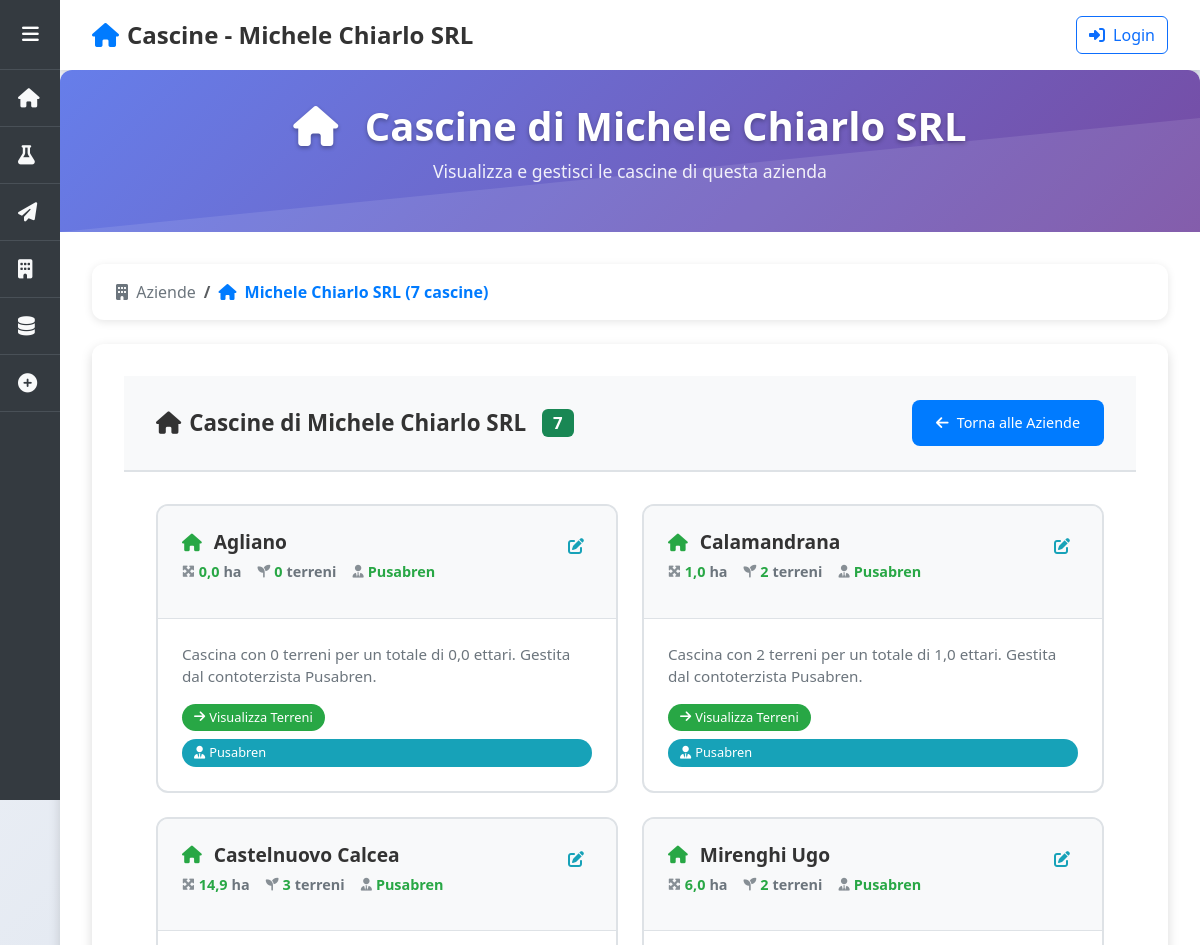
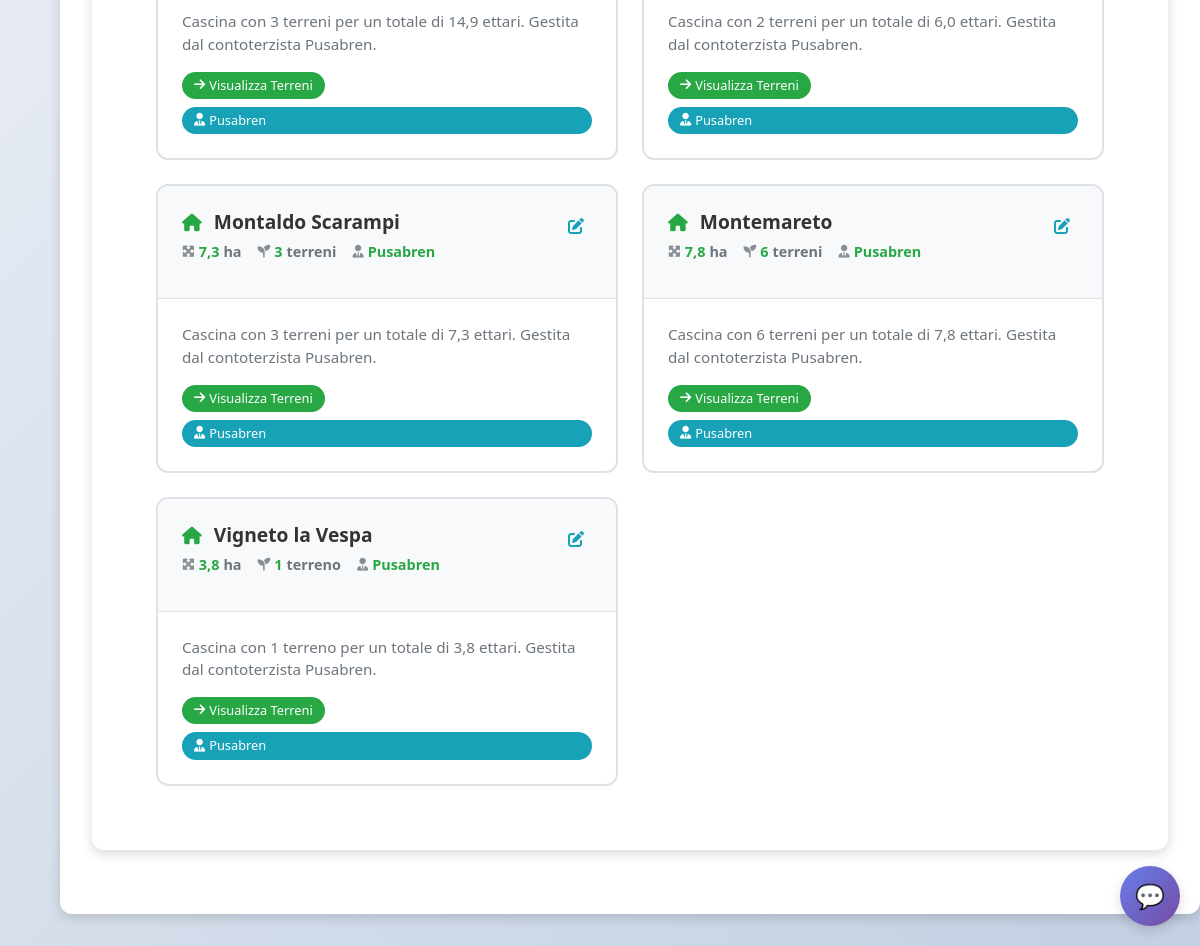
Page /aziende/7/cascine/ on the committed database (2 pictures, top to bottom).
### domenico/models.py (models this page shows, shortened)
class Cliente(models.Model):
    nome = models.CharField(max_length=200)
    creato_il = models.DateTimeField(auto_now_add=True)

class Contoterzista(models.Model):
    nome = models.CharField(max_length=200)
    email = models.EmailField(blank=True)
    class Meta:
        verbose_name = "Contoterzista"
        verbose_name_plural = "Contoterzisti"

class Cascina(models.Model):
    nome = models.CharField(max_length=200)
    cliente = models.ForeignKey(Cliente, on_delete=models.CASCADE, related_name='cascine')
    contoterzista = models.ForeignKey(
        Contoterzista,
        on_delete=models.SET_NULL,
        null=True,
        blank=True,
        related_name='cascine',
        help_text="Contoterzista responsabile per questa cascina (opzionale)"
    )

### domenico/views.py (the view)
# urls.py: path('aziende/<int:cliente_id>/cascine/', views.aziende_cascine, name='aziende_cascine'),
def aziende_cascine(request, cliente_id):
    from django.db.models import Sum, Count, Q
    from django.db.models.functions import Lower
    search_query = request.GET.get('search', '').strip()
    cliente = get_object_or_404(Cliente, id=cliente_id)
    cascine = cliente.cascine.prefetch_related(
        'terreni', 'contoterzista'
    ).annotate(
        superficie_totale=Sum('terreni__superficie')
    )
    if search_query:
        cascine = cascine.filter(
            nome__icontains=search_query
        )
    cascine = cascine.order_by(Lower('nome'))
    cascine_data = []
    for cascina in cascine:
        cascina_dict = {
            'id': cascina.id,
            'nome': cascina.nome,
            'superficie_totale': cascina.superficie_totale or 0,
            'terreni_count': cascina.terreni.count(),
            'contoterzista': cascina.contoterzista,
            'terreni': list(cascina.terreni.all().order_by(Lower('nome')))
        }
        cascine_data.append(cascina_dict)
    context = {
        'cliente': cliente,
        'cascine_data': cascine_data,
        'search_query': search_query,
        'total_count': len(cascine_data),
        'breadcrumb_level': 'cascine'
    }
    return render(request, 'aziende_cascine.html', context)

### domenico/templates/aziende_cascine.html (shortened to what this page needs)
{% extends 'base.html' %}
{% load aziende_extras %}
{% block page_title %}Cascine - {{ cliente.nome }}{% endblock %}
{% block page_icon %}<i class="fas fa-home"></i>{% endblock %}
{% block content %}
<div class="page-header">
    <div class="page-header-content">
        <h1>
            <i class="fas fa-home me-3"></i>
            Cascine di {{ cliente.nome }}
        </h1>
        <p>Visualizza e gestisci le cascine di questa azienda</p>
    </div>
</div>
<div class="breadcrumb-container">
    <nav aria-label="breadcrumb">
        <ol class="breadcrumb">
            <li class="breadcrumb-item">
                <a href="{% url 'aziende' %}">
                    <i class="fas fa-building me-1"></i>
                    Aziende
                </a>
            </li>
            <li class="breadcrumb-item active">
                <i class="fas fa-home me-1"></i>
                {{ cliente.nome }} ({{ cascine_data|length }} cascin{{ cascine_data|length|pluralize:"a,e" }})
            </li>
        </ol>
    </nav>
</div>
<div class="content-area">
    <div class="content-header">
        <h2 class="content-title">
            <i class="fas fa-home"></i>
            Cascine di {{ cliente.nome }}
            <span class="badge bg-success ms-2">{{ cascine_data|length }}</span>
        </h2>
        <a href="{% url 'aziende' %}" class="back-button">
            <i class="fas fa-arrow-left"></i>
            Torna alle Aziende
        </a>
    </div>
    <div class="items-grid">
        {% for cascina in cascine_data %}
        <div class="item-card clickable" onclick="navigateToTerreni({{ cascina.id }}, '{{ cascina.nome|escapejs }}')">
            <div class="item-header">
                <div class="item-title">
                    <div class="item-title-content">
                        <div class="item-title-text">
                            <i class="fas fa-home item-icon"></i>
                            <span>{{ cascina.nome }}</span>
                        </div>
                        <div class="item-stats">
                            <div class="stat-item">
                                <i class="fas fa-expand-arrows-alt stat-icon"></i>
                                <span class="stat-value">{{ cascina.superficie_totale|floatformat:1 }}</span> ha
                            </div>
                            <div class="stat-item">
                                <i class="fas fa-seedling stat-icon"></i>
                                <span class="stat-value">{{ cascina.terreni_count }}</span> terren{{ cascina.terreni_count|pluralize:"o,i" }}
                            </div>
                            {% if cascina.contoterzista %}
                            <div class="stat-item">
                                <i class="fas fa-user-tie stat-icon"></i>
                                <span class="stat-value">{{ cascina.contoterzista.nome }}</span>
                            </div>
                            {% endif %}
                        </div>
                    </div>
                    <i class="fas fa-edit edit-icon" onclick="editItem(event, {{ cascina.id }}, 'cascina', '{{ cascina.nome|escapejs }}')" title="Modifica cascina"></i>
                </div>
            </div>
            <div class="item-content">
                <div class="item-description">
                    Cascina con {{ cascina.terreni_count }} terren{{ cascina.terreni_count|pluralize:"o,i" }} per un totale di {{ cascina.superficie_totale|floatformat:1 }} ettari.
                    {% if cascina.contoterzista %}
                        Gestita dal contoterzista {{ cascina.contoterzista.nome }}.
                    {% else %}
                        Nessun contoterzista assegnato.
                    {% endif %}
                </div>
                <div class="item-badge">
                    <i class="fas fa-arrow-right"></i>
                    Visualizza Terreni
                </div>
                {% if cascina.contoterzista %}
                <div class="contoterzista-badge">
                    <i class="fas fa-user-tie"></i>
                    {{ cascina.contoterzista.nome }}
                </div>
                {% endif %}
            </div>
        </div>
        {% empty %}
        <div class="empty-state">
            <i class="fas fa-home"></i>
            <h4>Nessuna Cascina Trovata</h4>
            <p>L'azienda "{{ cliente.nome }}" non ha ancora cascine associate.</p>
        </div>
        {% endfor %}
    </div>
</div>
{% endblock %}

### domenico/templates/base.html (style rules this page uses)
:root { --sidebar-width: 60px; --sidebar-expanded-width: 200px; --sidebar-bg: #343a40; --sidebar-hover: #495057; --primary-color: #007bff; }
body { background-color: #f8f9fa; font-family: 'Segoe UI', Tahoma, Geneva, Verdana, sans-serif; }
.page-title i { margin-right: 0.5rem; color: var(--primary-color); }
.content-area { padding: 2rem; }

### rows in the picture
Cliente: nome "Michele Chiarlo SRL"
Contoterzista: nome "Agliano", superficie_totale "0,0", terreni_count "0", contoterzista.nome "Pusabren", nome "Calamandrana", superficie_totale "1,0", terreni_count "2", nome "Castelnuovo Calcea", superficie_totale "14,9", terreni_count "3", nome "Mirenghi Ugo", superficie_totale "6,0", nome "Montaldo Scarampi", superficie_totale "7,3", nome "Montemareto", superficie_totale "7,8", terreni_count "6", nome "Vigneto la Vespa", superficie_totale "3,8", terreni_count "1"

### other values in the picture
{{ cascine_data|length }} "7"
